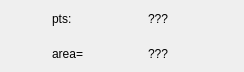
<?xml version="1.0" encoding="UTF-8"?>
<ui version="4.0">
 <class>AttribAreaWidget</class>
 <widget class="QWidget" name="AttribAreaWidget">
  <property name="geometry">
   <rect>
    <x>0</x>
    <y>0</y>
    <width>244</width>
    <height>72</height>
   </rect>
  </property>
  <property name="minimumSize">
   <size>
    <width>0</width>
    <height>30</height>
   </size>
  </property>
  <property name="windowTitle">
   <string>Form</string>
  </property>
  <layout class="QHBoxLayout" name="horizontalLayout_2">
   <property name="spacing">
    <number>1</number>
   </property>
   <property name="leftMargin">
    <number>1</number>
   </property>
   <property name="topMargin">
    <number>1</number>
   </property>
   <property name="rightMargin">
    <number>1</number>
   </property>
   <property name="bottomMargin">
    <number>1</number>
   </property>
   <item>
    <layout class="QHBoxLayout" name="horizontalLayout">
     <item>
      <widget class="QLabel" name="tool_label">
       <property name="minimumSize">
        <size>
         <width>10</width>
         <height>10</height>
        </size>
       </property>
       <property name="maximumSize">
        <size>
         <width>50</width>
         <height>50</height>
        </size>
       </property>
       <property name="text">
        <string/>
       </property>
       <property name="pixmap">
        <pixmap resource="ressources.qrc">:/icons/ressources/vector-closed-polyline.svg</pixmap>
       </property>
       <property name="scaledContents">
        <bool>true</bool>
       </property>
       <property name="margin">
        <number>5</number>
       </property>
      </widget>
     </item>
     <item>
      <layout class="QGridLayout" name="gridLayout">
       <item row="0" column="0">
        <widget class="QLabel" name="label">
         <property name="text">
          <string>pts:</string>
         </property>
        </widget>
       </item>
       <item row="1" column="1">
        <widget class="QLabel" name="length_label">
         <property name="minimumSize">
          <size>
           <width>0</width>
           <height>0</height>
          </size>
         </property>
         <property name="text">
          <string>???</string>
         </property>
        </widget>
       </item>
       <item row="0" column="1">
        <widget class="QLabel" name="pts_label">
         <property name="text">
          <string>???</string>
         </property>
        </widget>
       </item>
       <item row="1" column="0">
        <widget class="QLabel" name="label_2">
         <property name="text">
          <string>area=</string>
         </property>
        </widget>
       </item>
      </layout>
     </item>
    </layout>
   </item>
  </layout>
 </widget>
 <resources>
  <include location="ressources.qrc"/>
 </resources>
 <connections/>
</ui>
